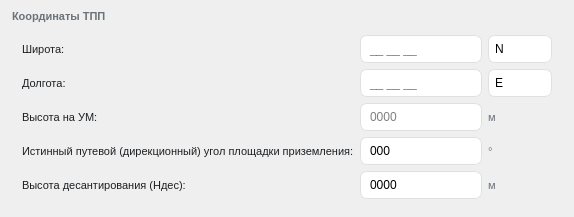
                  <widget class="QFrame" name="groupCUP">
                   <property name="styleSheet">
                    <string notr="true">QFrame#groupCUP { background-color: #FFFFFF; border: 1px solid #DDE1E3; border-radius: 10px; }</string>
                   </property>
                   <property name="frameShape">
                    <enum>QFrame::NoFrame</enum>
                   </property>
                   <layout class="QVBoxLayout" name="groupCUPOuterLayout">
                    <property name="spacing">
                     <number>8</number>
                    </property>
                    <property name="leftMargin">
                     <number>12</number>
                    </property>
                    <property name="topMargin">
                     <number>10</number>
                    </property>
                    <property name="rightMargin">
                     <number>12</number>
                    </property>
                    <property name="bottomMargin">
                     <number>10</number>
                    </property>
                    <item>
                     <widget class="QLabel" name="groupCUPTitle">
                      <property name="styleSheet">
                       <string notr="true">font-size: 8pt; text-transform: uppercase; color: #6B7278; font-weight: 700; border: none; background: transparent;</string>
                      </property>
                      <property name="text">
                       <string>Координаты ТПП</string>
                      </property>
                     </widget>
                    </item>
                    <item>
                     <layout class="QGridLayout" name="gridLayoutCUP">
                      <property name="leftMargin">
                       <number>10</number>
                      </property>
                      <property name="topMargin">
                       <number>4</number>
                      </property>
                      <property name="rightMargin">
                       <number>10</number>
                      </property>
                      <property name="bottomMargin">
                       <number>8</number>
                      </property>
                      <property name="spacing">
                       <number>6</number>
                      </property>
                      <item row="0" column="0">
                       <widget class="QLabel" name="lblLatCUP">
                        <property name="styleSheet">
                         <string notr="true">font-size: 8.5pt; color: #1C1F22; background: transparent;</string>
                        </property>
                        <property name="text">
                         <string>Широта:</string>
                        </property>
                       </widget>
                      </item>
                      <item row="0" column="1">
                       <widget class="QLineEdit" name="editLatCUP">
                        <property name="minimumSize">
                         <size>
                          <width>68</width>
                          <height>28</height>
                         </size>
                        </property>
                        <property name="styleSheet">
                         <string notr="true">border:1px solid #DDE1E3; border-radius:7px; padding:0 7px; font-size:9pt; background:#fff;</string>
                        </property>
                        <property name="placeholderText">
                         <string>__ __ __</string>
                        </property>
                       </widget>
                      </item>
                      <item row="0" column="2">
                       <widget class="QComboBox" name="comboLatCUP">
                        <property name="minimumSize">
                         <size>
                          <width>64</width>
                          <height>28</height>
                         </size>
                        </property>
                        <property name="styleSheet">
                         <string notr="true">
QComboBox { border:1px solid #DDE1E3; border-radius:7px; padding:0 6px; font-size:9pt; background:#fff; }
QComboBox::drop-down { border: none; width: 20px; border-top-right-radius: 7px; border-bottom-right-radius: 7px; }
QComboBox QAbstractItemView { border:1px solid #DDE1E3; border-radius:7px; background:#fff; outline:none; selection-background-color:#E8F5E9; selection-color:#0F6B4F; }
</string>
                        </property>
                        <item>
                         <property name="text">
                          <string>N</string>
                         </property>
                        </item>
                        <item>
                         <property name="text">
                          <string>S</string>
                         </property>
                        </item>
                       </widget>
                      </item>
                      <item row="1" column="0">
                       <widget class="QLabel" name="lblLonCUP">
                        <property name="styleSheet">
                         <string notr="true">font-size: 8.5pt; color: #1C1F22; background: transparent;</string>
                        </property>
                        <property name="text">
                         <string>Долгота:</string>
                        </property>
                       </widget>
                      </item>
                      <item row="1" column="1">
                       <widget class="QLineEdit" name="editLonCUP">
                        <property name="minimumSize">
                         <size>
                          <width>68</width>
                          <height>28</height>
                         </size>
                        </property>
                        <property name="styleSheet">
                         <string notr="true">border:1px solid #DDE1E3; border-radius:7px; padding:0 7px; font-size:9pt; background:#fff;</string>
                        </property>
                        <property name="placeholderText">
                         <string>__ __ __</string>
                        </property>
                       </widget>
                      </item>
                      <item row="1" column="2">
                       <widget class="QComboBox" name="comboLonCUP">
                        <property name="minimumSize">
                         <size>
                          <width>64</width>
                          <height>28</height>
                         </size>
                        </property>
                        <property name="styleSheet">
                         <string notr="true">
QComboBox { border:1px solid #DDE1E3; border-radius:7px; padding:0 6px; font-size:9pt; background:#fff; }
QComboBox::drop-down { border: none; width: 20px; border-top-right-radius: 7px; border-bottom-right-radius: 7px; }
QComboBox QAbstractItemView { border:1px solid #DDE1E3; border-radius:7px; background:#fff; outline:none; selection-background-color:#E8F5E9; selection-color:#0F6B4F; }
</string>
                        </property>
                        <item>
                         <property name="text">
                          <string>E</string>
                         </property>
                        </item>
                        <item>
                         <property name="text">
                          <string>W</string>
                         </property>
                        </item>
                       </widget>
                      </item>
                      <item row="2" column="0">
                       <widget class="QLabel" name="lblHeightUM">
                        <property name="styleSheet">
                         <string notr="true">font-size: 8.5pt; color: #1C1F22; background: transparent;</string>
                        </property>
                        <property name="text">
                         <string>Высота на УМ:</string>
                        </property>
                       </widget>
                      </item>
                      <item row="2" column="1">
                       <widget class="QLineEdit" name="editHeightUM">
                        <property name="minimumSize">
                         <size>
                          <width>68</width>
                          <height>28</height>
                         </size>
                        </property>
                        <property name="styleSheet">
                         <string notr="true">border:1px solid #DDE1E3; border-radius:7px; padding:0 7px; font-size:9pt; background:#fff;</string>
                        </property>
                        <property name="placeholderText">
                         <string>0000</string>
                        </property>
                       </widget>
                      </item>
                      <item row="2" column="2">
                       <widget class="QLabel" name="lblHeightUMUnit">
                        <property name="styleSheet">
                         <string notr="true">font-size: 8pt; color: #6B7278; background: transparent;</string>
                        </property>
                        <property name="text">
                         <string>м</string>
                        </property>
                       </widget>
                      </item>
                      <item row="3" column="0">
                       <widget class="QLabel" name="lblTrueBearing">
                        <property name="styleSheet">
                         <string notr="true">font-size: 8.5pt; color: #1C1F22; background: transparent;</string>
                        </property>
                        <property name="text">
                         <string>Истинный путевой (дирекционный) угол площадки приземления:</string>
                        </property>
                       </widget>
                      </item>
                      <item row="3" column="1">
                       <widget class="QLineEdit" name="editTrueBearing">
                        <property name="minimumSize">
                         <size>
                          <width>68</width>
                          <height>28</height>
                         </size>
                        </property>
                        <property name="styleSheet">
                         <string notr="true">border:1px solid #DDE1E3; border-radius:7px; padding:0 7px; font-size:9pt; background:#fff;</string>
                        </property>
                        <property name="text">
                         <string>000</string>
                        </property>
                       </widget>
                      </item>
                      <item row="3" column="2">
                       <widget class="QLabel" name="lblTrueBearingUnit">
                        <property name="styleSheet">
                         <string notr="true">font-size: 8pt; color: #6B7278; background: transparent;</string>
                        </property>
                        <property name="text">
                         <string>°</string>
                        </property>
                       </widget>
                      </item>
                      <item row="4" column="0">
                       <widget class="QLabel" name="lblHvhod">
                        <property name="styleSheet">
                         <string notr="true">font-size: 8.5pt; color: #1C1F22; background: transparent;</string>
                        </property>
                        <property name="text">
                         <string>Высота десантирования (Hдес):</string>
                        </property>
                       </widget>
                      </item>
                      <item row="4" column="1">
                       <widget class="QLineEdit" name="editHvhod">
                        <property name="minimumSize">
                         <size>
                          <width>68</width>
                          <height>28</height>
                         </size>
                        </property>
                        <property name="styleSheet">
                         <string notr="true">border:1px solid #DDE1E3; border-radius:7px; padding:0 7px; font-size:9pt; background:#fff;</string>
                        </property>
                        <property name="text">
                         <string>0000</string>
                        </property>
                       </widget>
                      </item>
                      <item row="4" column="2">
                       <widget class="QLabel" name="lblHvhodUnit">
                        <property name="styleSheet">
                         <string notr="true">font-size: 8pt; color: #6B7278; background: transparent;</string>
                        </property>
                        <property name="text">
                         <string>м</string>
                        </property>
                       </widget>
                      </item>
                     </layout>
                    </item>
                   </layout>
                  </widget>
